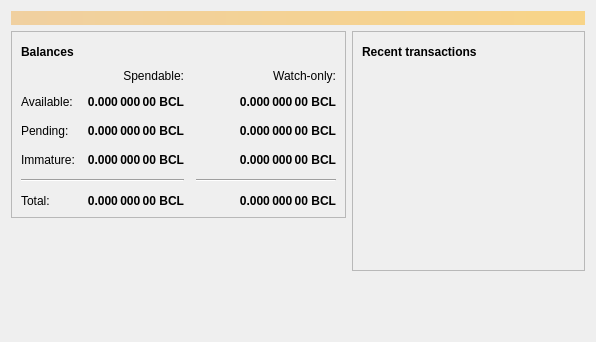
<?xml version="1.0" encoding="UTF-8"?>
<ui version="4.0">
 <class>OverviewPage</class>
 <widget class="QWidget" name="OverviewPage">
  <property name="geometry">
   <rect>
    <x>0</x>
    <y>0</y>
    <width>596</width>
    <height>342</height>
   </rect>
  </property>
  <property name="windowTitle">
   <string>Form</string>
  </property>
  <layout class="QVBoxLayout" name="topLayout">
   <item>
    <widget class="QLabel" name="labelAlerts">
     <property name="visible">
      <bool>false</bool>
     </property>
     <property name="styleSheet">
      <string notr="true">QLabel { background-color: qlineargradient(x1: 0, y1: 0, x2: 1, y2: 0, stop:0 #F0D0A0, stop:1 #F8D488); color:#000000; }</string>
     </property>
     <property name="wordWrap">
      <bool>true</bool>
     </property>
     <property name="margin">
      <number>3</number>
     </property>
     <property name="textInteractionFlags">
      <set>Qt::TextSelectableByMouse</set>
     </property>
    </widget>
   </item>
   <item>
    <layout class="QHBoxLayout" name="horizontalLayout" stretch="1,1">
     <item>
      <layout class="QVBoxLayout" name="verticalLayout_2">
       <item>
        <widget class="QFrame" name="frame">
         <property name="frameShape">
          <enum>QFrame::StyledPanel</enum>
         </property>
         <property name="frameShadow">
          <enum>QFrame::Raised</enum>
         </property>
         <layout class="QVBoxLayout" name="verticalLayout_4">
          <item>
           <layout class="QHBoxLayout" name="horizontalLayout_4">
            <item>
             <widget class="QLabel" name="label_5">
              <property name="font">
               <font>
                <weight>75</weight>
                <bold>true</bold>
               </font>
              </property>
              <property name="text">
               <string>Balances</string>
              </property>
             </widget>
            </item>
            <item>
             <widget class="QPushButton" name="labelWalletStatus">
              <property name="enabled">
               <bool>true</bool>
              </property>
              <property name="maximumSize">
               <size>
                <width>30</width>
                <height>16777215</height>
               </size>
              </property>
              <property name="toolTip">
               <string>The displayed information may be out of date. Your wallet automatically synchronizes with the BitcoinCloud network after a connection is established, but this process has not completed yet.</string>
              </property>
              <property name="text">
               <string/>
              </property>
              <property name="icon">
               <iconset resource="../bitcoincloud.qrc">
                <normaloff>:/icons/warning</normaloff>
                <disabledoff>:/icons/warning</disabledoff>:/icons/warning</iconset>
              </property>
              <property name="iconSize">
               <size>
                <width>24</width>
                <height>24</height>
               </size>
              </property>
              <property name="flat">
               <bool>true</bool>
              </property>
             </widget>
            </item>
            <item>
             <spacer name="horizontalSpacer_3">
              <property name="orientation">
               <enum>Qt::Horizontal</enum>
              </property>
              <property name="sizeHint" stdset="0">
               <size>
                <width>40</width>
                <height>20</height>
               </size>
              </property>
             </spacer>
            </item>
           </layout>
          </item>
          <item>
           <layout class="QGridLayout" name="gridLayout">
            <property name="spacing">
             <number>12</number>
            </property>
            <item row="2" column="2">
             <widget class="QLabel" name="labelWatchPending">
              <property name="font">
               <font>
                <weight>75</weight>
                <bold>true</bold>
               </font>
              </property>
              <property name="cursor">
               <cursorShape>IBeamCursor</cursorShape>
              </property>
              <property name="toolTip">
               <string>Unconfirmed transactions to watch-only addresses</string>
              </property>
              <property name="text">
               <string notr="true">0.000 000 00 BCL</string>
              </property>
              <property name="alignment">
               <set>Qt::AlignRight|Qt::AlignTrailing|Qt::AlignVCenter</set>
              </property>
              <property name="textInteractionFlags">
               <set>Qt::LinksAccessibleByMouse|Qt::TextSelectableByKeyboard|Qt::TextSelectableByMouse</set>
              </property>
             </widget>
            </item>
            <item row="2" column="1">
             <widget class="QLabel" name="labelUnconfirmed">
              <property name="font">
               <font>
                <weight>75</weight>
                <bold>true</bold>
               </font>
              </property>
              <property name="cursor">
               <cursorShape>IBeamCursor</cursorShape>
              </property>
              <property name="toolTip">
               <string>Total of transactions that have yet to be confirmed, and do not yet count toward the spendable balance</string>
              </property>
              <property name="text">
               <string notr="true">0.000 000 00 BCL</string>
              </property>
              <property name="alignment">
               <set>Qt::AlignRight|Qt::AlignTrailing|Qt::AlignVCenter</set>
              </property>
              <property name="textInteractionFlags">
               <set>Qt::LinksAccessibleByMouse|Qt::TextSelectableByKeyboard|Qt::TextSelectableByMouse</set>
              </property>
             </widget>
            </item>
            <item row="3" column="2">
             <widget class="QLabel" name="labelWatchImmature">
              <property name="font">
               <font>
                <weight>75</weight>
                <bold>true</bold>
               </font>
              </property>
              <property name="cursor">
               <cursorShape>IBeamCursor</cursorShape>
              </property>
              <property name="toolTip">
               <string>Mined balance in watch-only addresses that has not yet matured</string>
              </property>
              <property name="text">
               <string notr="true">0.000 000 00 BCL</string>
              </property>
              <property name="alignment">
               <set>Qt::AlignRight|Qt::AlignTrailing|Qt::AlignVCenter</set>
              </property>
              <property name="textInteractionFlags">
               <set>Qt::LinksAccessibleByMouse|Qt::TextSelectableByKeyboard|Qt::TextSelectableByMouse</set>
              </property>
             </widget>
            </item>
            <item row="4" column="0" colspan="2">
             <widget class="Line" name="line">
              <property name="orientation">
               <enum>Qt::Horizontal</enum>
              </property>
             </widget>
            </item>
            <item row="4" column="2">
             <widget class="Line" name="lineWatchBalance">
              <property name="sizePolicy">
               <sizepolicy hsizetype="Preferred" vsizetype="Fixed">
                <horstretch>0</horstretch>
                <verstretch>0</verstretch>
               </sizepolicy>
              </property>
              <property name="minimumSize">
               <size>
                <width>140</width>
                <height>0</height>
               </size>
              </property>
              <property name="orientation">
               <enum>Qt::Horizontal</enum>
              </property>
             </widget>
            </item>
            <item row="5" column="0">
             <widget class="QLabel" name="labelTotalText">
              <property name="text">
               <string>Total:</string>
              </property>
             </widget>
            </item>
            <item row="3" column="1">
             <widget class="QLabel" name="labelImmature">
              <property name="font">
               <font>
                <weight>75</weight>
                <bold>true</bold>
               </font>
              </property>
              <property name="cursor">
               <cursorShape>IBeamCursor</cursorShape>
              </property>
              <property name="toolTip">
               <string>Mined balance that has not yet matured</string>
              </property>
              <property name="text">
               <string notr="true">0.000 000 00 BCL</string>
              </property>
              <property name="alignment">
               <set>Qt::AlignRight|Qt::AlignTrailing|Qt::AlignVCenter</set>
              </property>
              <property name="textInteractionFlags">
               <set>Qt::LinksAccessibleByMouse|Qt::TextSelectableByKeyboard|Qt::TextSelectableByMouse</set>
              </property>
             </widget>
            </item>
            <item row="2" column="3">
             <spacer name="horizontalSpacer_2">
              <property name="orientation">
               <enum>Qt::Horizontal</enum>
              </property>
              <property name="sizeHint" stdset="0">
               <size>
                <width>40</width>
                <height>20</height>
               </size>
              </property>
             </spacer>
            </item>
            <item row="3" column="0">
             <widget class="QLabel" name="labelImmatureText">
              <property name="text">
               <string>Immature:</string>
              </property>
             </widget>
            </item>
            <item row="5" column="1">
             <widget class="QLabel" name="labelTotal">
              <property name="font">
               <font>
                <weight>75</weight>
                <bold>true</bold>
               </font>
              </property>
              <property name="cursor">
               <cursorShape>IBeamCursor</cursorShape>
              </property>
              <property name="toolTip">
               <string>Your current total balance</string>
              </property>
              <property name="text">
               <string notr="true">0.000 000 00 BCL</string>
              </property>
              <property name="alignment">
               <set>Qt::AlignRight|Qt::AlignTrailing|Qt::AlignVCenter</set>
              </property>
              <property name="textInteractionFlags">
               <set>Qt::LinksAccessibleByMouse|Qt::TextSelectableByKeyboard|Qt::TextSelectableByMouse</set>
              </property>
             </widget>
            </item>
            <item row="5" column="2">
             <widget class="QLabel" name="labelWatchTotal">
              <property name="font">
               <font>
                <weight>75</weight>
                <bold>true</bold>
               </font>
              </property>
              <property name="cursor">
               <cursorShape>IBeamCursor</cursorShape>
              </property>
              <property name="toolTip">
               <string>Current total balance in watch-only addresses</string>
              </property>
              <property name="text">
               <string notr="true">0.000 000 00 BCL</string>
              </property>
              <property name="alignment">
               <set>Qt::AlignRight|Qt::AlignTrailing|Qt::AlignVCenter</set>
              </property>
              <property name="textInteractionFlags">
               <set>Qt::LinksAccessibleByMouse|Qt::TextSelectableByKeyboard|Qt::TextSelectableByMouse</set>
              </property>
             </widget>
            </item>
            <item row="0" column="2">
             <widget class="QLabel" name="labelWatchonly">
              <property name="text">
               <string>Watch-only:</string>
              </property>
              <property name="alignment">
               <set>Qt::AlignRight|Qt::AlignTrailing|Qt::AlignVCenter</set>
              </property>
             </widget>
            </item>
            <item row="1" column="0">
             <widget class="QLabel" name="labelBalanceText">
              <property name="text">
               <string>Available:</string>
              </property>
             </widget>
            </item>
            <item row="1" column="1">
             <widget class="QLabel" name="labelBalance">
              <property name="font">
               <font>
                <weight>75</weight>
                <bold>true</bold>
               </font>
              </property>
              <property name="cursor">
               <cursorShape>IBeamCursor</cursorShape>
              </property>
              <property name="toolTip">
               <string>Your current spendable balance</string>
              </property>
              <property name="text">
               <string notr="true">0.000 000 00 BCL</string>
              </property>
              <property name="alignment">
               <set>Qt::AlignRight|Qt::AlignTrailing|Qt::AlignVCenter</set>
              </property>
              <property name="textInteractionFlags">
               <set>Qt::LinksAccessibleByMouse|Qt::TextSelectableByKeyboard|Qt::TextSelectableByMouse</set>
              </property>
             </widget>
            </item>
            <item row="1" column="2">
             <widget class="QLabel" name="labelWatchAvailable">
              <property name="font">
               <font>
                <weight>75</weight>
                <bold>true</bold>
               </font>
              </property>
              <property name="cursor">
               <cursorShape>IBeamCursor</cursorShape>
              </property>
              <property name="toolTip">
               <string>Your current balance in watch-only addresses</string>
              </property>
              <property name="text">
               <string notr="true">0.000 000 00 BCL</string>
              </property>
              <property name="alignment">
               <set>Qt::AlignRight|Qt::AlignTrailing|Qt::AlignVCenter</set>
              </property>
              <property name="textInteractionFlags">
               <set>Qt::LinksAccessibleByMouse|Qt::TextSelectableByKeyboard|Qt::TextSelectableByMouse</set>
              </property>
             </widget>
            </item>
            <item row="2" column="0">
             <widget class="QLabel" name="labelPendingText">
              <property name="text">
               <string>Pending:</string>
              </property>
             </widget>
            </item>
            <item row="0" column="1">
             <widget class="QLabel" name="labelSpendable">
              <property name="text">
               <string>Spendable:</string>
              </property>
              <property name="alignment">
               <set>Qt::AlignRight|Qt::AlignTrailing|Qt::AlignVCenter</set>
              </property>
             </widget>
            </item>
           </layout>
          </item>
         </layout>
        </widget>
       </item>
       <item>
        <spacer name="verticalSpacer">
         <property name="orientation">
          <enum>Qt::Vertical</enum>
         </property>
         <property name="sizeHint" stdset="0">
          <size>
           <width>20</width>
           <height>40</height>
          </size>
         </property>
        </spacer>
       </item>
      </layout>
     </item>
     <item>
      <layout class="QVBoxLayout" name="verticalLayout_3">
       <item>
        <widget class="QFrame" name="frame_2">
         <property name="frameShape">
          <enum>QFrame::StyledPanel</enum>
         </property>
         <property name="frameShadow">
          <enum>QFrame::Raised</enum>
         </property>
         <layout class="QVBoxLayout" name="verticalLayout">
          <item>
           <layout class="QHBoxLayout" name="horizontalLayout_2">
            <item>
             <widget class="QLabel" name="label_4">
              <property name="font">
               <font>
                <weight>75</weight>
                <bold>true</bold>
               </font>
              </property>
              <property name="text">
               <string>Recent transactions</string>
              </property>
             </widget>
            </item>
            <item>
             <widget class="QPushButton" name="labelTransactionsStatus">
              <property name="enabled">
               <bool>true</bool>
              </property>
              <property name="maximumSize">
               <size>
                <width>30</width>
                <height>16777215</height>
               </size>
              </property>
              <property name="toolTip">
               <string>The displayed information may be out of date. Your wallet automatically synchronizes with the BitcoinCloud network after a connection is established, but this process has not completed yet.</string>
              </property>
              <property name="text">
               <string/>
              </property>
              <property name="icon">
               <iconset resource="../bitcoincloud.qrc">
                <normaloff>:/icons/warning</normaloff>
                <disabledoff>:/icons/warning</disabledoff>:/icons/warning</iconset>
              </property>
              <property name="iconSize">
               <size>
                <width>24</width>
                <height>24</height>
               </size>
              </property>
              <property name="flat">
               <bool>true</bool>
              </property>
             </widget>
            </item>
            <item>
             <spacer name="horizontalSpacer">
              <property name="orientation">
               <enum>Qt::Horizontal</enum>
              </property>
              <property name="sizeHint" stdset="0">
               <size>
                <width>40</width>
                <height>20</height>
               </size>
              </property>
             </spacer>
            </item>
           </layout>
          </item>
          <item>
           <widget class="QListView" name="listTransactions">
            <property name="styleSheet">
             <string notr="true">QListView { background: transparent; }</string>
            </property>
            <property name="frameShape">
             <enum>QFrame::NoFrame</enum>
            </property>
            <property name="verticalScrollBarPolicy">
             <enum>Qt::ScrollBarAlwaysOff</enum>
            </property>
            <property name="horizontalScrollBarPolicy">
             <enum>Qt::ScrollBarAlwaysOff</enum>
            </property>
            <property name="selectionMode">
             <enum>QAbstractItemView::NoSelection</enum>
            </property>
           </widget>
          </item>
         </layout>
        </widget>
       </item>
       <item>
        <spacer name="verticalSpacer_2">
         <property name="orientation">
          <enum>Qt::Vertical</enum>
         </property>
         <property name="sizeHint" stdset="0">
          <size>
           <width>20</width>
           <height>40</height>
          </size>
         </property>
        </spacer>
       </item>
      </layout>
     </item>
    </layout>
   </item>
  </layout>
 </widget>
 <resources/>
 <connections/>
</ui>
